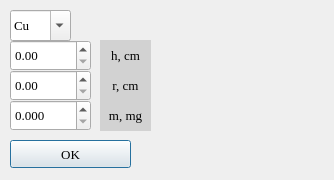
<?xml version="1.0" encoding="UTF-8"?>
<ui version="4.0">
 <class>Dialog</class>
 <widget class="QDialog" name="Dialog">
  <property name="geometry">
   <rect>
    <x>0</x>
    <y>0</y>
    <width>334</width>
    <height>180</height>
   </rect>
  </property>
  <property name="windowTitle">
   <string>Chamber</string>
  </property>
  <property name="windowIcon">
   <iconset>
    <normaloff>../resources/icon.png</normaloff>../resources/icon.png</iconset>
  </property>
  <widget class="QComboBox" name="comboBox">
   <property name="geometry">
    <rect>
     <x>10</x>
     <y>10</y>
     <width>61</width>
     <height>31</height>
    </rect>
   </property>
   <property name="font">
    <font>
     <family>Times New Roman</family>
     <pointsize>10</pointsize>
    </font>
   </property>
   <property name="editable">
    <bool>true</bool>
   </property>
   <item>
    <property name="text">
     <string>Cu</string>
    </property>
   </item>
   <item>
    <property name="text">
     <string>Al</string>
    </property>
   </item>
   <item>
    <property name="text">
     <string>Cr</string>
    </property>
   </item>
  </widget>
  <widget class="QPushButton" name="ok_button">
   <property name="geometry">
    <rect>
     <x>10</x>
     <y>140</y>
     <width>121</width>
     <height>28</height>
    </rect>
   </property>
   <property name="font">
    <font>
     <family>Times New Roman</family>
     <pointsize>10</pointsize>
    </font>
   </property>
   <property name="text">
    <string>OK</string>
   </property>
  </widget>
  <widget class="QLabel" name="h_label">
   <property name="geometry">
    <rect>
     <x>100</x>
     <y>40</y>
     <width>51</width>
     <height>31</height>
    </rect>
   </property>
   <property name="font">
    <font>
     <family>Times New Roman</family>
     <pointsize>10</pointsize>
    </font>
   </property>
   <property name="styleSheet">
    <string notr="true">background-color: rgb(210, 210, 210)</string>
   </property>
   <property name="text">
    <string>h, cm</string>
   </property>
   <property name="alignment">
    <set>Qt::AlignCenter</set>
   </property>
  </widget>
  <widget class="QDoubleSpinBox" name="distance">
   <property name="geometry">
    <rect>
     <x>10</x>
     <y>40</y>
     <width>81</width>
     <height>31</height>
    </rect>
   </property>
   <property name="font">
    <font>
     <family>Times New Roman</family>
     <pointsize>10</pointsize>
    </font>
   </property>
   <property name="maximum">
    <double>20.000000000000000</double>
   </property>
   <property name="singleStep">
    <double>0.100000000000000</double>
   </property>
  </widget>
  <widget class="QDoubleSpinBox" name="weight">
   <property name="geometry">
    <rect>
     <x>10</x>
     <y>100</y>
     <width>81</width>
     <height>31</height>
    </rect>
   </property>
   <property name="font">
    <font>
     <family>Times New Roman</family>
     <pointsize>10</pointsize>
    </font>
   </property>
   <property name="decimals">
    <number>3</number>
   </property>
   <property name="maximum">
    <double>99.998999999999995</double>
   </property>
   <property name="singleStep">
    <double>0.001000000000000</double>
   </property>
  </widget>
  <widget class="QLabel" name="m_label">
   <property name="geometry">
    <rect>
     <x>100</x>
     <y>100</y>
     <width>51</width>
     <height>31</height>
    </rect>
   </property>
   <property name="font">
    <font>
     <family>Times New Roman</family>
     <pointsize>10</pointsize>
    </font>
   </property>
   <property name="styleSheet">
    <string notr="true">background-color: rgb(210, 210, 210)</string>
   </property>
   <property name="text">
    <string>m, mg</string>
   </property>
   <property name="alignment">
    <set>Qt::AlignCenter</set>
   </property>
  </widget>
  <widget class="QDoubleSpinBox" name="radius">
   <property name="geometry">
    <rect>
     <x>10</x>
     <y>70</y>
     <width>81</width>
     <height>31</height>
    </rect>
   </property>
   <property name="font">
    <font>
     <family>Times New Roman</family>
     <pointsize>10</pointsize>
    </font>
   </property>
   <property name="maximum">
    <double>10.000000000000000</double>
   </property>
   <property name="singleStep">
    <double>0.100000000000000</double>
   </property>
  </widget>
  <widget class="QLabel" name="r_label">
   <property name="geometry">
    <rect>
     <x>100</x>
     <y>70</y>
     <width>51</width>
     <height>31</height>
    </rect>
   </property>
   <property name="font">
    <font>
     <family>Times New Roman</family>
     <pointsize>10</pointsize>
    </font>
   </property>
   <property name="styleSheet">
    <string notr="true">background-color: rgb(210, 210, 210)</string>
   </property>
   <property name="text">
    <string>r, cm</string>
   </property>
   <property name="alignment">
    <set>Qt::AlignCenter</set>
   </property>
  </widget>
 </widget>
 <resources/>
 <connections/>
</ui>
